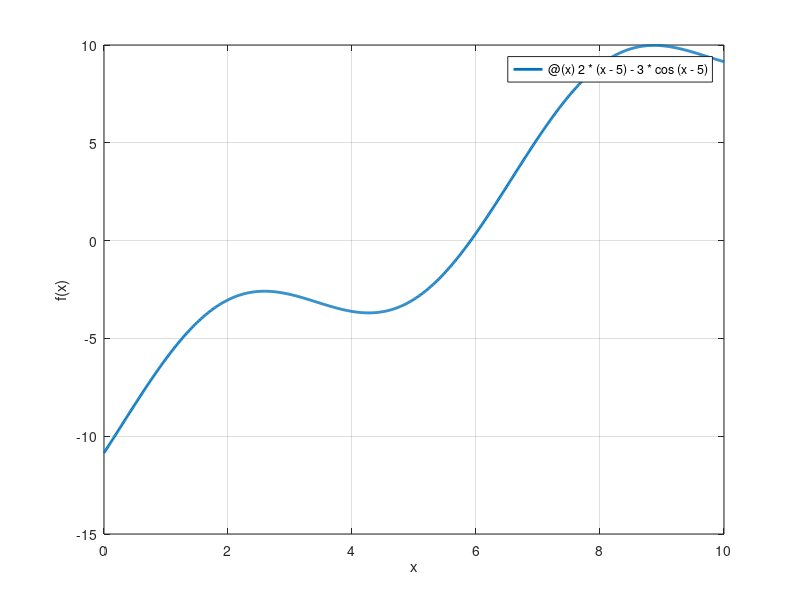

MATLAB code to generate this figure: (Note: this script raises an error after producing the figure.)
h = @(x)(x-5).^2-3*sin(x-5);
figure(1); clf
fplot(h,[0,10],'Linewidth',2)
grid on
xlabel('x')
ylabel('f(x)')

h1=@(x)2*(x-5)-3*cos(x-5);
figure(1); clf
fplot(h1,[0,10],'Linewidth',2)
grid on
xlabel('x')
ylabel('f(x)')
%newton per 0 di h1

f = h1;
df = @(x)2+3*sin(x-5);
x0=0;
tol=1e-8;
kmax=50;
[zero,res,k,ERR]=newton_ERR(f,df,x0,tol,kmax)
hold on
plot(h1,zero,res,'or')